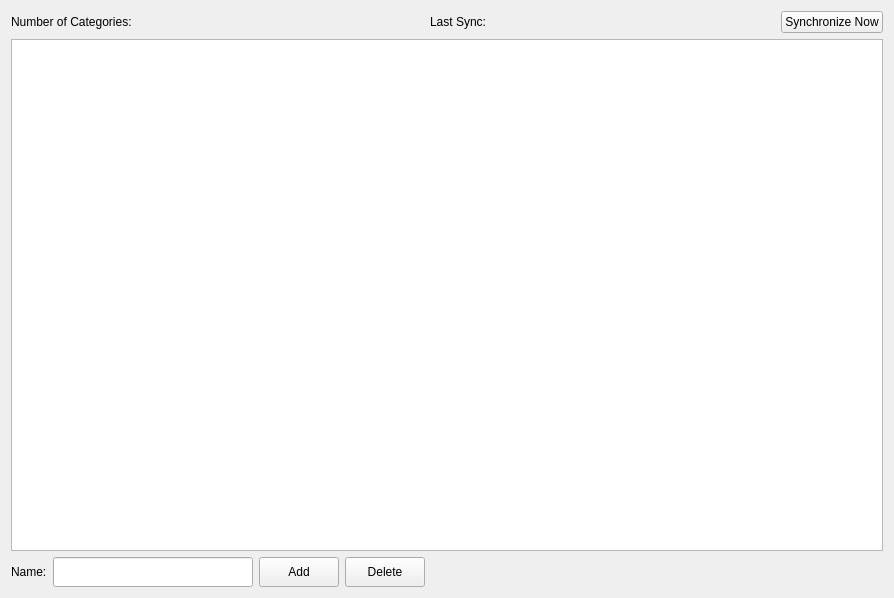
<?xml version="1.0" encoding="UTF-8"?>
<ui version="4.0">
 <class>CategorySection</class>
 <widget class="QWidget" name="CategorySection">
  <property name="geometry">
   <rect>
    <x>0</x>
    <y>0</y>
    <width>894</width>
    <height>598</height>
   </rect>
  </property>
  <property name="windowTitle">
   <string>Form</string>
  </property>
  <layout class="QVBoxLayout" name="verticalLayout">
   <item>
    <widget class="QWidget" name="topBar" native="true">
     <property name="minimumSize">
      <size>
       <width>0</width>
       <height>0</height>
      </size>
     </property>
     <layout class="QHBoxLayout" name="horizontalLayout_9">
      <property name="leftMargin">
       <number>0</number>
      </property>
      <property name="topMargin">
       <number>0</number>
      </property>
      <property name="rightMargin">
       <number>0</number>
      </property>
      <property name="bottomMargin">
       <number>0</number>
      </property>
      <item>
       <widget class="QLabel" name="numberOfCategoriesTextLabel">
        <property name="sizePolicy">
         <sizepolicy hsizetype="Fixed" vsizetype="Preferred">
          <horstretch>0</horstretch>
          <verstretch>0</verstretch>
         </sizepolicy>
        </property>
        <property name="text">
         <string>Number of Categories: </string>
        </property>
        <property name="textInteractionFlags">
         <set>Qt::LinksAccessibleByMouse|Qt::TextSelectableByMouse</set>
        </property>
       </widget>
      </item>
      <item>
       <widget class="QLabel" name="numberOfCategories">
        <property name="sizePolicy">
         <sizepolicy hsizetype="MinimumExpanding" vsizetype="Preferred">
          <horstretch>0</horstretch>
          <verstretch>0</verstretch>
         </sizepolicy>
        </property>
        <property name="text">
         <string>&lt;count&gt;</string>
        </property>
        <property name="textInteractionFlags">
         <set>Qt::LinksAccessibleByMouse|Qt::TextSelectableByMouse</set>
        </property>
       </widget>
      </item>
      <item>
       <spacer name="horizontalSpacer_18">
        <property name="orientation">
         <enum>Qt::Horizontal</enum>
        </property>
        <property name="sizeType">
         <enum>QSizePolicy::Minimum</enum>
        </property>
        <property name="sizeHint" stdset="0">
         <size>
          <width>40</width>
          <height>20</height>
         </size>
        </property>
       </spacer>
      </item>
      <item>
       <widget class="QLabel" name="lastSyncTextLabel">
        <property name="sizePolicy">
         <sizepolicy hsizetype="Fixed" vsizetype="Preferred">
          <horstretch>0</horstretch>
          <verstretch>0</verstretch>
         </sizepolicy>
        </property>
        <property name="text">
         <string>Last Sync:</string>
        </property>
        <property name="textInteractionFlags">
         <set>Qt::LinksAccessibleByMouse|Qt::TextSelectableByMouse</set>
        </property>
       </widget>
      </item>
      <item>
       <widget class="QLabel" name="lastSyncLabel">
        <property name="sizePolicy">
         <sizepolicy hsizetype="MinimumExpanding" vsizetype="Preferred">
          <horstretch>0</horstretch>
          <verstretch>0</verstretch>
         </sizepolicy>
        </property>
        <property name="text">
         <string>&lt;sync datetime&gt;</string>
        </property>
        <property name="textInteractionFlags">
         <set>Qt::LinksAccessibleByMouse|Qt::TextSelectableByMouse</set>
        </property>
       </widget>
      </item>
      <item>
       <spacer name="horizontalSpacer_19">
        <property name="orientation">
         <enum>Qt::Horizontal</enum>
        </property>
        <property name="sizeType">
         <enum>QSizePolicy::Minimum</enum>
        </property>
        <property name="sizeHint" stdset="0">
         <size>
          <width>40</width>
          <height>20</height>
         </size>
        </property>
       </spacer>
      </item>
      <item>
       <widget class="QPushButton" name="synchronizeNowButton">
        <property name="sizePolicy">
         <sizepolicy hsizetype="Fixed" vsizetype="Fixed">
          <horstretch>0</horstretch>
          <verstretch>0</verstretch>
         </sizepolicy>
        </property>
        <property name="text">
         <string>Synchronize Now</string>
        </property>
        <property name="icon">
         <iconset resource="../../resources/resource.qrc">
          <normaloff>:/icons/reload.svg</normaloff>:/icons/reload.svg</iconset>
        </property>
       </widget>
      </item>
     </layout>
    </widget>
   </item>
   <item>
    <widget class="QListWidget" name="categoryList"/>
   </item>
   <item>
    <layout class="QHBoxLayout" name="horizontalLayout">
     <item>
      <widget class="QLabel" name="label">
       <property name="text">
        <string>Name:</string>
       </property>
      </widget>
     </item>
     <item>
      <widget class="QLineEdit" name="categoryNameAdd">
       <property name="minimumSize">
        <size>
         <width>0</width>
         <height>30</height>
        </size>
       </property>
       <property name="maximumSize">
        <size>
         <width>200</width>
         <height>30</height>
        </size>
       </property>
      </widget>
     </item>
     <item>
      <widget class="QPushButton" name="addButton">
       <property name="minimumSize">
        <size>
         <width>0</width>
         <height>30</height>
        </size>
       </property>
       <property name="text">
        <string>Add</string>
       </property>
      </widget>
     </item>
     <item>
      <widget class="QPushButton" name="deleteButton">
       <property name="minimumSize">
        <size>
         <width>0</width>
         <height>30</height>
        </size>
       </property>
       <property name="text">
        <string>Delete</string>
       </property>
      </widget>
     </item>
     <item>
      <spacer name="horizontalSpacer">
       <property name="orientation">
        <enum>Qt::Horizontal</enum>
       </property>
       <property name="sizeHint" stdset="0">
        <size>
         <width>40</width>
         <height>20</height>
        </size>
       </property>
      </spacer>
     </item>
    </layout>
   </item>
  </layout>
 </widget>
 <resources>
  <include location="../../resources/resource.qrc"/>
 </resources>
 <connections/>
</ui>
